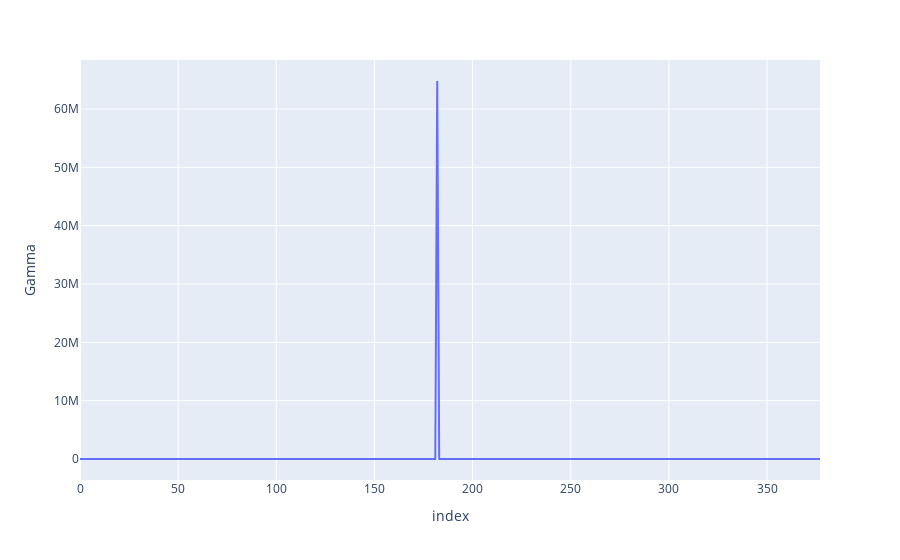

Here is the notebook cell this chart was saved with:
### Markdown cell above
### Gamma

### Code cell
px.line(greeks_df, y="Gamma")

### Figure 1 — Plotly figure (JSON) as saved in the notebook; plotly's stock layout.template omitted (floating-point values rounded to 4 significant figures; data arrays with more than 128 entries replaced by an {"elided": "..."} marker saying what was removed)
{"data": [{"hovertemplate": "index=%{x}<br>Gamma=%{y}<extra></extra>", "legendgroup": "", "line": {"color": "#636efa", "dash": "solid"}, "marker": {"symbol": "circle"}, "mode": "lines", "name": "", "orientation": "v", "showlegend": false, "type": "scatter", "x": {"elided": "378 int values"}, "xaxis": "x", "y": {"elided": "544 float values"}, "yaxis": "y"}], "layout": {"legend": {"tracegroupgap": 0}, "margin": {"t": 60}, "xaxis": {"anchor": "y", "domain": [0, 1], "title": {"text": "index"}}, "yaxis": {"anchor": "x", "domain": [0, 1], "title": {"text": "Gamma"}}}}
